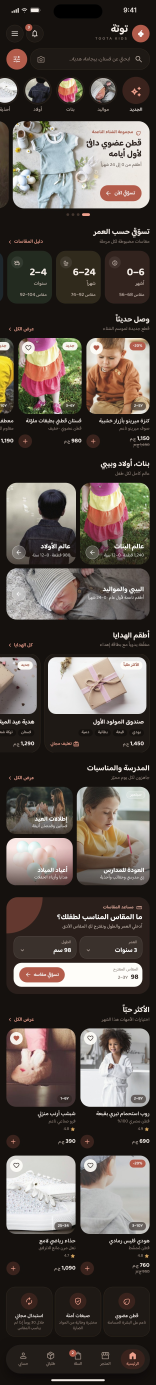
#> input picture kids/kids-A-home-dark.jpg, 780 x 6922 px, given in place of _src, which was not available (shown at 1/5 size)
$ python rsheet.py .. ../kids-A-listing-dark.jpg
#> lines starting #> are read from the running program, lines starting #| are printed output that depends on the picture
import sys,os
from PIL import Image,ImageDraw
d=sys.argv[1]; out=sys.argv[2]; fs=sorted(os.listdir(d)); W=3; S=400
for pi in range(0,len(fs),9):
    ch=fs[pi:pi+9]; im=Image.new('RGB',(W*S,((len(ch)+2)//3)*(S+18)),'white'); dr=ImageDraw.Draw(im)
#> after `im = Image.new('RGB', (W * S, (len(ch) + 2) // 3 * (S + 18)), 'white')`: im: PIL image 1200x418 RGB; every value is 255
    for i,f in enumerate(ch):
        t=Image.open(f'{d}/{f}').convert('RGB'); w,h=t.size; t.thumbnail((S,S)); x=(i%3)*S; y=(i//3)*(S+18)
#> further down, t is the input picture: PIL image 780x6922 RGB; mean R, G, B 86.7, 78.4, 72.6
#> after `w, h = t.size`: w = 780; h = 6922
#> after `t.thumbnail((S, S))`:
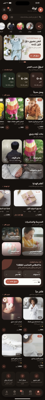
#> t: PIL image 45x400 RGB; mean R, G, B 86.7, 78.4, 72.6
        im.paste(t,(x+(S-t.width)//2,y+(S-t.height)//2)); dr.text((x+4,y+S+3),f'{f} {w}x{h}',fill='black')
#> after `im.paste(t, (x + (S - t.width) // 2, y + (S - t.height) // 2))`:
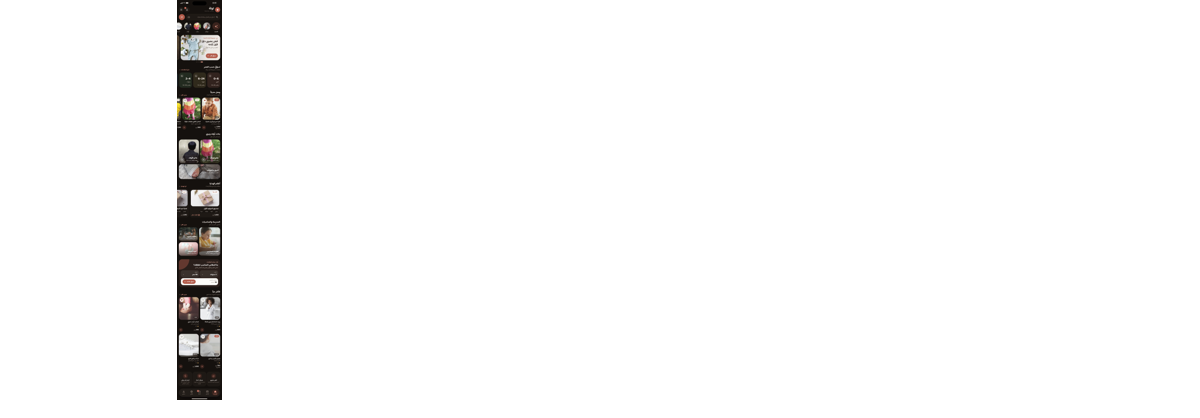
#> im: PIL image 1200x418 RGB; mean R, G, B 249, 248.7, 248.5
    im.save(f'{out}_{pi//9}.jpg',quality=80); print(f'{out}_{pi//9}.jpg')
#> after `im.save(f'{out}_{pi // 9}.jpg', quality=80)`:
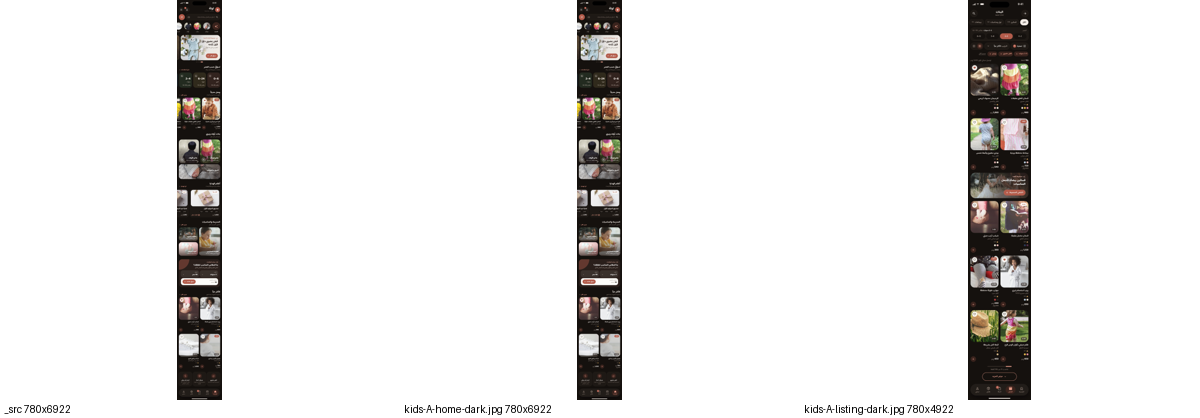
#> saved as kids-A-listing-dark.jpg_0.jpg: PIL image 1200x418 RGB; mean R, G, B 233.5, 232.4, 231.6

$ run again, on kids/kids-A-menu-dark.jpg
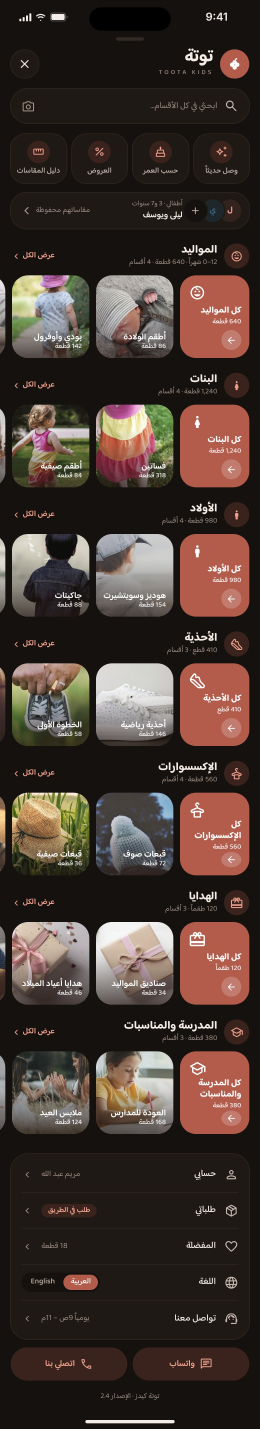
#> input picture kids/kids-A-menu-dark.jpg, 780 x 4286 px, given in place of _src, which was not available (shown at 1/3 size)
#> t is the input picture: PIL image 780x4286 RGB; mean R, G, B 70.4, 55.8, 49.1
#> t: PIL image 73x400 RGB
#> `im.paste(t, (x + (S - t.width) // 2, y + (S - t.height) // 2))`:
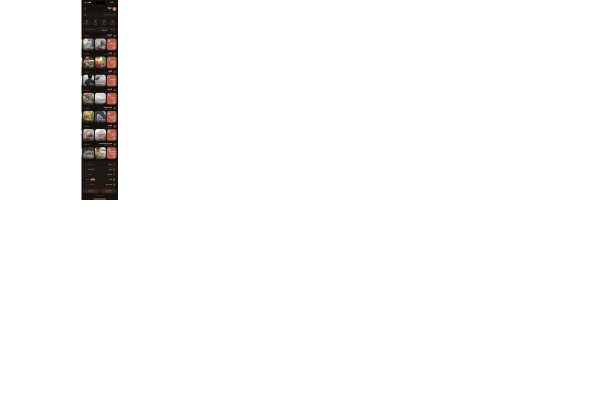
#> im: PIL image 1200x836 RGB (shown at 1/2 size); mean R, G, B 249.6, 249.2, 249
#> `im.save(f'{out}_{pi // 9}.jpg', quality=80)`:
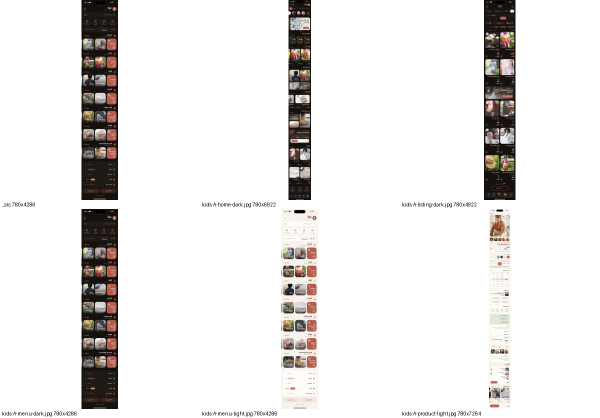
#> saved as kids-A-menu-dark.jpg_0.jpg: PIL image 1200x836 RGB (shown at 1/2 size); mean R, G, B 234.5, 232.7, 231.6
